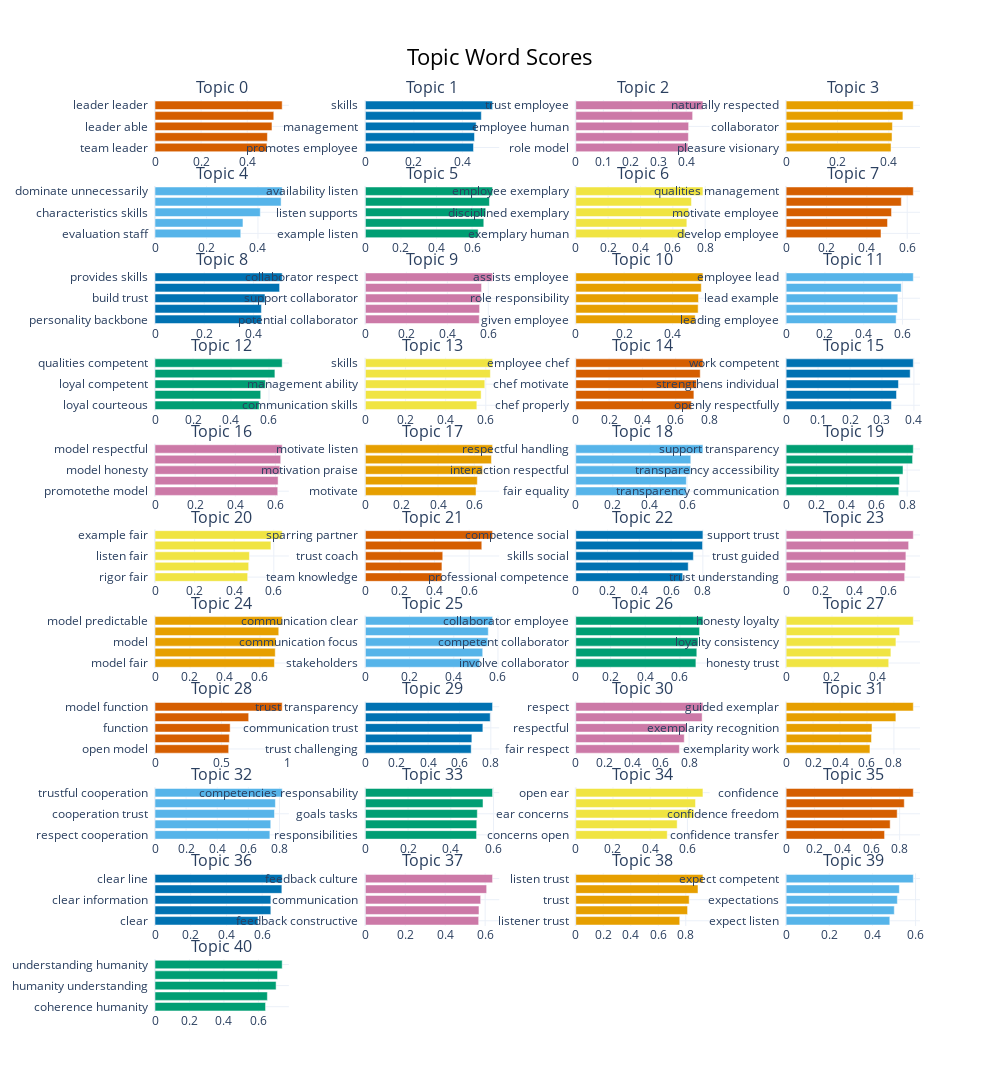

The cell this chart's notebook holds for it:
### Code cell
topic_model.visualize_barchart(top_n_topics=50)

### Figure 1 — Plotly figure (JSON) as saved in the notebook; plotly's stock layout.template omitted (floating-point values rounded to 4 significant figures)
{"data": [{"marker": {"color": "#D55E00"}, "orientation": "h", "type": "bar", "x": [0.4852, 0.4875, 0.5073, 0.5152, 0.5516], "xaxis": "x", "y": ["team leader  ", "leaderhip  ", "leader able  ", "leader  ", "leader leader  "], "yaxis": "y"}, {"marker": {"color": "#0072B2"}, "orientation": "h", "type": "bar", "x": [0.4459, 0.4501, 0.4568, 0.4782, 0.5245], "xaxis": "x2", "y": ["promotes employee  ", "trust employee  ", "management  ", "role model  ", "skills  "], "yaxis": "y2"}, {"marker": {"color": "#CC79A7"}, "orientation": "h", "type": "bar", "x": [0.4061, 0.4079, 0.4088, 0.4233, 0.4606], "xaxis": "x3", "y": ["role model  ", "employee sufficient  ", "employee human  ", "employee employee  ", "trust employee  "], "yaxis": "y3"}, {"marker": {"color": "#E69F00"}, "orientation": "h", "type": "bar", "x": [0.4086, 0.4125, 0.4141, 0.4548, 0.4954], "xaxis": "x4", "y": ["pleasure visionary  ", "colleague  ", "collaborator  ", "leader guide  ", "naturally respected  "], "yaxis": "y4"}, {"marker": {"color": "#56B4E9"}, "orientation": "h", "type": "bar", "x": [0.3331, 0.3417, 0.4089, 0.4898, 0.494], "xaxis": "x5", "y": ["evaluation staff  ", "characteristics trustworthy  ", "characteristics skills  ", "consistent leaderhip  ", "dominate unnecessarily  "], "yaxis": "y5"}, {"marker": {"color": "#009E73"}, "orientation": "h", "type": "bar", "x": [0.6342, 0.6659, 0.6769, 0.6976, 0.7151], "xaxis": "x6", "y": ["example listen  ", "listen communicate  ", "listen supports  ", "listen availability  ", "availability listen  "], "yaxis": "y6"}, {"marker": {"color": "#F0E442"}, "orientation": "h", "type": "bar", "x": [0.6748, 0.6867, 0.6978, 0.7152, 0.7861], "xaxis": "x7", "y": ["exemplary human  ", "exemplary motivate  ", "disciplined exemplary  ", "exemplary responsibilities  ", "employee exemplary  "], "yaxis": "y7"}, {"marker": {"color": "#D55E00"}, "orientation": "h", "type": "bar", "x": [0.4701, 0.5025, 0.5223, 0.5707, 0.6302], "xaxis": "x8", "y": ["develop employee  ", "helps subordinates  ", "motivate employee  ", "management  ", "qualities management  "], "yaxis": "y8"}, {"marker": {"color": "#0072B2"}, "orientation": "h", "type": "bar", "x": [0.4319, 0.4324, 0.4469, 0.5062, 0.5168], "xaxis": "x9", "y": ["personality backbone  ", "able trust  ", "build trust  ", "loyal subordinates  ", "provides skills  "], "yaxis": "y9"}, {"marker": {"color": "#CC79A7"}, "orientation": "h", "type": "bar", "x": [0.5559, 0.5575, 0.563, 0.567, 0.6208], "xaxis": "x10", "y": ["potential collaborator  ", "listens collaborator  ", "support collaborator  ", "collaborator justify  ", "collaborator respect  "], "yaxis": "y10"}, {"marker": {"color": "#E69F00"}, "orientation": "h", "type": "bar", "x": [0.4938, 0.5062, 0.5077, 0.5192, 0.5259], "xaxis": "x11", "y": ["given employee  ", "employee design  ", "role responsibility  ", "inspire employee  ", "assists employee  "], "yaxis": "y11"}, {"marker": {"color": "#56B4E9"}, "orientation": "h", "type": "bar", "x": [0.567, 0.5734, 0.5759, 0.5934, 0.6556], "xaxis": "x12", "y": ["leading employee  ", "lead promotes  ", "lead example  ", "lead loyal  ", "employee lead  "], "yaxis": "y12"}, {"marker": {"color": "#009E73"}, "orientation": "h", "type": "bar", "x": [0.5483, 0.5563, 0.5812, 0.6311, 0.6695], "xaxis": "x13", "y": ["loyal courteous  ", "honest competent  ", "loyal competent  ", "communicative loyal  ", "qualities competent  "], "yaxis": "y13"}, {"marker": {"color": "#F0E442"}, "orientation": "h", "type": "bar", "x": [0.5555, 0.5769, 0.5952, 0.623, 0.6339], "xaxis": "x14", "y": ["communication skills  ", "social skills  ", "management ability  ", "skills strength  ", "skills  "], "yaxis": "y14"}, {"marker": {"color": "#D55E00"}, "orientation": "h", "type": "bar", "x": [0.694, 0.7093, 0.7251, 0.7473, 0.7635], "xaxis": "x15", "y": ["chef properly  ", "oriented chef  ", "chef motivate  ", "chef employee  ", "employee chef  "], "yaxis": "y15"}, {"marker": {"color": "#0072B2"}, "orientation": "h", "type": "bar", "x": [0.3297, 0.3455, 0.3517, 0.3883, 0.3981], "xaxis": "x16", "y": ["openly respectfully  ", "represent concerns  ", "strengthens individual  ", "exemplary supportive  ", "work competent  "], "yaxis": "y16"}, {"marker": {"color": "#CC79A7"}, "orientation": "h", "type": "bar", "x": [0.6114, 0.6131, 0.6218, 0.6261, 0.6335], "xaxis": "x17", "y": ["promotethe model  ", "model engagement  ", "model honesty  ", "model  ", "model respectful  "], "yaxis": "y17"}, {"marker": {"color": "#E69F00"}, "orientation": "h", "type": "bar", "x": [0.6095, 0.6166, 0.6452, 0.6944, 0.7004], "xaxis": "x18", "y": ["motivate  ", "unifying motivate  ", "motivation praise  ", "listen motivate  ", "motivate listen  "], "yaxis": "y18"}, {"marker": {"color": "#56B4E9"}, "orientation": "h", "type": "bar", "x": [0.5952, 0.5959, 0.6188, 0.6198, 0.6853], "xaxis": "x19", "y": ["fair equality  ", "equality fair  ", "interaction respectful  ", "respectful fair  ", "respectful handling  "], "yaxis": "y19"}, {"marker": {"color": "#009E73"}, "orientation": "h", "type": "bar", "x": [0.7449, 0.7499, 0.7726, 0.8359, 0.8407], "xaxis": "x20", "y": ["transparency communication  ", "transparency requirements  ", "transparency accessibility  ", "transparency support  ", "support transparency  "], "yaxis": "y20"}, {"marker": {"color": "#F0E442"}, "orientation": "h", "type": "bar", "x": [0.4679, 0.473, 0.4767, 0.5855, 0.6423], "xaxis": "x21", "y": ["rigor fair  ", "exemplarity rigor  ", "listen fair  ", "fair performance  ", "example fair  "], "yaxis": "y21"}, {"marker": {"color": "#D55E00"}, "orientation": "h", "type": "bar", "x": [0.4418, 0.4426, 0.4474, 0.6731, 0.7353], "xaxis": "x22", "y": ["team knowledge  ", "cooperation team  ", "trust coach  ", "sparring  ", "sparring partner  "], "yaxis": "y22"}, {"marker": {"color": "#0072B2"}, "orientation": "h", "type": "bar", "x": [0.673, 0.7078, 0.7402, 0.798, 0.8004], "xaxis": "x23", "y": ["professional competence  ", "technical competence  ", "skills social  ", "social competence  ", "competence social  "], "yaxis": "y23"}, {"marker": {"color": "#CC79A7"}, "orientation": "h", "type": "bar", "x": [0.6913, 0.6963, 0.6985, 0.7145, 0.7418], "xaxis": "x24", "y": ["trust understanding  ", "trust mutual  ", "trust guided  ", "trust support  ", "support trust  "], "yaxis": "y24"}, {"marker": {"color": "#E69F00"}, "orientation": "h", "type": "bar", "x": [0.6827, 0.6873, 0.6906, 0.7072, 0.7269], "xaxis": "x25", "y": ["model fair  ", "fair model  ", "model  ", "model informed  ", "model predictable  "], "yaxis": "y25"}, {"marker": {"color": "#56B4E9"}, "orientation": "h", "type": "bar", "x": [0.517, 0.531, 0.5538, 0.5563, 0.5756], "xaxis": "x26", "y": ["stakeholders  ", "prompt feedback  ", "communication focus  ", "communicate expectations  ", "communication clear  "], "yaxis": "y26"}, {"marker": {"color": "#009E73"}, "orientation": "h", "type": "bar", "x": [0.692, 0.6972, 0.7041, 0.7132, 0.7324], "xaxis": "x27", "y": ["involve collaborator  ", "collaborator trust  ", "competent collaborator  ", "motivate collaborator  ", "collaborator employee  "], "yaxis": "y27"}, {"marker": {"color": "#F0E442"}, "orientation": "h", "type": "bar", "x": [0.4475, 0.457, 0.479, 0.4952, 0.5548], "xaxis": "x28", "y": ["honesty trust  ", "honesty commitment  ", "loyalty consistency  ", "loyalty  ", "honesty loyalty  "], "yaxis": "y28"}, {"marker": {"color": "#D55E00"}, "orientation": "h", "type": "bar", "x": [0.5542, 0.5591, 0.5653, 0.7047, 0.9567], "xaxis": "x29", "y": ["open model  ", "function understanding  ", "function  ", "model  ", "model function  "], "yaxis": "y29"}, {"marker": {"color": "#0072B2"}, "orientation": "h", "type": "bar", "x": [0.6747, 0.6791, 0.7493, 0.7961, 0.8111], "xaxis": "x30", "y": ["trust challenging  ", "transparency guidance  ", "communication trust  ", "transparency trust  ", "trust transparency  "], "yaxis": "y30"}, {"marker": {"color": "#CC79A7"}, "orientation": "h", "type": "bar", "x": [0.7314, 0.7658, 0.7854, 0.8919, 0.8976], "xaxis": "x31", "y": ["fair respect  ", "expect respect  ", "respectful  ", "respect fair  ", "respect  "], "yaxis": "y31"}, {"marker": {"color": "#E69F00"}, "orientation": "h", "type": "bar", "x": [0.6222, 0.6335, 0.6373, 0.8147, 0.9441], "xaxis": "x32", "y": ["exemplarity work  ", "exemplarity  ", "exemplarity recognition  ", "exemplar  ", "guided exemplar  "], "yaxis": "y32"}, {"marker": {"color": "#56B4E9"}, "orientation": "h", "type": "bar", "x": [0.7385, 0.744, 0.7679, 0.7739, 0.8175], "xaxis": "x33", "y": ["respect cooperation  ", "cooperation honesty  ", "cooperation trust  ", "trust cooperation  ", "trustful cooperation  "], "yaxis": "y33"}, {"marker": {"color": "#009E73"}, "orientation": "h", "type": "bar", "x": [0.5208, 0.5217, 0.5243, 0.5511, 0.5958], "xaxis": "x34", "y": ["responsibilities  ", "achieving goals  ", "goals tasks  ", "tasks competencies  ", "competencies responsability  "], "yaxis": "y34"}, {"marker": {"color": "#F0E442"}, "orientation": "h", "type": "bar", "x": [0.4916, 0.5449, 0.6349, 0.6435, 0.6833], "xaxis": "x35", "y": ["concerns open  ", "ear  ", "ear concerns  ", "ear open  ", "open ear  "], "yaxis": "y35"}, {"marker": {"color": "#D55E00"}, "orientation": "h", "type": "bar", "x": [0.6939, 0.7333, 0.7828, 0.8328, 0.8964], "xaxis": "x36", "y": ["confidence transfer  ", "confidence liability  ", "confidence freedom  ", "confidence respect  ", "confidence  "], "yaxis": "y36"}, {"marker": {"color": "#0072B2"}, "orientation": "h", "type": "bar", "x": [0.5765, 0.6487, 0.6488, 0.7106, 0.7123], "xaxis": "x37", "y": ["clear  ", "clear statements  ", "clear information  ", "example clear  ", "clear line  "], "yaxis": "y37"}, {"marker": {"color": "#CC79A7"}, "orientation": "h", "type": "bar", "x": [0.5676, 0.569, 0.5775, 0.6075, 0.6371], "xaxis": "x38", "y": ["feedback constructive  ", "maintain communication  ", "communication  ", "honest communication  ", "feedback culture  "], "yaxis": "y38"}, {"marker": {"color": "#E69F00"}, "orientation": "h", "type": "bar", "x": [0.7562, 0.8129, 0.8246, 0.8888, 0.9247], "xaxis": "x39", "y": ["listener trust  ", "trust trust  ", "trust  ", "trust listen  ", "listen trust  "], "yaxis": "y39"}, {"marker": {"color": "#56B4E9"}, "orientation": "h", "type": "bar", "x": [0.4806, 0.5013, 0.5156, 0.5249, 0.5895], "xaxis": "x40", "y": ["expect listen  ", "expect tasks  ", "expectations  ", "valued expect  ", "expect competent  "], "yaxis": "y40"}, {"marker": {"color": "#009E73"}, "orientation": "h", "type": "bar", "x": [0.6415, 0.6521, 0.7028, 0.7113, 0.7381], "xaxis": "x41", "y": ["coherence humanity  ", "recognition humanity  ", "humanity understanding  ", "humanity  ", "understanding humanity  "], "yaxis": "y41"}], "layout": {"annotations": [{"font": {"size": 16}, "showarrow": false, "text": "Topic 0", "x": 0.0875, "xanchor": "center", "xref": "paper", "y": 1, "yanchor": "bottom", "yref": "paper"}, {"font": {"size": 16}, "showarrow": false, "text": "Topic 1", "x": 0.3625, "xanchor": "center", "xref": "paper", "y": 1, "yanchor": "bottom", "yref": "paper"}, {"font": {"size": 16}, "showarrow": false, "text": "Topic 2", "x": 0.6375, "xanchor": "center", "xref": "paper", "y": 1, "yanchor": "bottom", "yref": "paper"}, {"font": {"size": 16}, "showarrow": false, "text": "Topic 3", "x": 0.9125, "xanchor": "center", "xref": "paper", "y": 1, "yanchor": "bottom", "yref": "paper"}, {"font": {"size": 16}, "showarrow": false, "text": "Topic 4", "x": 0.0875, "xanchor": "center", "xref": "paper", "y": 0.9058, "yanchor": "bottom", "yref": "paper"}, {"font": {"size": 16}, "showarrow": false, "text": "Topic 5", "x": 0.3625, "xanchor": "center", "xref": "paper", "y": 0.9058, "yanchor": "bottom", "yref": "paper"}, {"font": {"size": 16}, "showarrow": false, "text": "Topic 6", "x": 0.6375, "xanchor": "center", "xref": "paper", "y": 0.9058, "yanchor": "bottom", "yref": "paper"}, {"font": {"size": 16}, "showarrow": false, "text": "Topic 7", "x": 0.9125, "xanchor": "center", "xref": "paper", "y": 0.9058, "yanchor": "bottom", "yref": "paper"}, {"font": {"size": 16}, "showarrow": false, "text": "Topic 8", "x": 0.0875, "xanchor": "center", "xref": "paper", "y": 0.8116, "yanchor": "bottom", "yref": "paper"}, {"font": {"size": 16}, "showarrow": false, "text": "Topic 9", "x": 0.3625, "xanchor": "center", "xref": "paper", "y": 0.8116, "yanchor": "bottom", "yref": "paper"}, {"font": {"size": 16}, "showarrow": false, "text": "Topic 10", "x": 0.6375, "xanchor": "center", "xref": "paper", "y": 0.8116, "yanchor": "bottom", "yref": "paper"}, {"font": {"size": 16}, "showarrow": false, "text": "Topic 11", "x": 0.9125, "xanchor": "center", "xref": "paper", "y": 0.8116, "yanchor": "bottom", "yref": "paper"}, {"font": {"size": 16}, "showarrow": false, "text": "Topic 12", "x": 0.0875, "xanchor": "center", "xref": "paper", "y": 0.7174, "yanchor": "bottom", "yref": "paper"}, {"font": {"size": 16}, "showarrow": false, "text": "Topic 13", "x": 0.3625, "xanchor": "center", "xref": "paper", "y": 0.7174, "yanchor": "bottom", "yref": "paper"}, {"font": {"size": 16}, "showarrow": false, "text": "Topic 14", "x": 0.6375, "xanchor": "center", "xref": "paper", "y": 0.7174, "yanchor": "bottom", "yref": "paper"}, {"font": {"size": 16}, "showarrow": false, "text": "Topic 15", "x": 0.9125, "xanchor": "center", "xref": "paper", "y": 0.7174, "yanchor": "bottom", "yref": "paper"}, {"font": {"size": 16}, "showarrow": false, "text": "Topic 16", "x": 0.0875, "xanchor": "center", "xref": "paper", "y": 0.6231, "yanchor": "bottom", "yref": "paper"}, {"font": {"size": 16}, "showarrow": false, "text": "Topic 17", "x": 0.3625, "xanchor": "center", "xref": "paper", "y": 0.6231, "yanchor": "bottom", "yref": "paper"}, {"font": {"size": 16}, "showarrow": false, "text": "Topic 18", "x": 0.6375, "xanchor": "center", "xref": "paper", "y": 0.6231, "yanchor": "bottom", "yref": "paper"}, {"font": {"size": 16}, "showarrow": false, "text": "Topic 19", "x": 0.9125, "xanchor": "center", "xref": "paper", "y": 0.6231, "yanchor": "bottom", "yref": "paper"}, {"font": {"size": 16}, "showarrow": false, "text": "Topic 20", "x": 0.0875, "xanchor": "center", "xref": "paper", "y": 0.5289, "yanchor": "bottom", "yref": "paper"}, {"font": {"size": 16}, "showarrow": false, "text": "Topic 21", "x": 0.3625, "xanchor": "center", "xref": "paper", "y": 0.5289, "yanchor": "bottom", "yref": "paper"}, {"font": {"size": 16}, "showarrow": false, "text": "Topic 22", "x": 0.6375, "xanchor": "center", "xref": "paper", "y": 0.5289, "yanchor": "bottom", "yref": "paper"}, {"font": {"size": 16}, "showarrow": false, "text": "Topic 23", "x": 0.9125, "xanchor": "center", "xref": "paper", "y": 0.5289, "yanchor": "bottom", "yref": "paper"}, {"font": {"size": 16}, "showarrow": false, "text": "Topic 24", "x": 0.0875, "xanchor": "center", "xref": "paper", "y": 0.4347, "yanchor": "bottom", "yref": "paper"}, {"font": {"size": 16}, "showarrow": false, "text": "Topic 25", "x": 0.3625, "xanchor": "center", "xref": "paper", "y": 0.4347, "yanchor": "bottom", "yref": "paper"}, {"font": {"size": 16}, "showarrow": false, "text": "Topic 26", "x": 0.6375, "xanchor": "center", "xref": "paper", "y": 0.4347, "yanchor": "bottom", "yref": "paper"}, {"font": {"size": 16}, "showarrow": false, "text": "Topic 27", "x": 0.9125, "xanchor": "center", "xref": "paper", "y": 0.4347, "yanchor": "bottom", "yref": "paper"}, {"font": {"size": 16}, "showarrow": false, "text": "Topic 28", "x": 0.0875, "xanchor": "center", "xref": "paper", "y": 0.3405, "yanchor": "bottom", "yref": "paper"}, {"font": {"size": 16}, "showarrow": false, "text": "Topic 29", "x": 0.3625, "xanchor": "center", "xref": "paper", "y": 0.3405, "yanchor": "bottom", "yref": "paper"}, {"font": {"size": 16}, "showarrow": false, "text": "Topic 30", "x": 0.6375, "xanchor": "center", "xref": "paper", "y": 0.3405, "yanchor": "bottom", "yref": "paper"}, {"font": {"size": 16}, "showarrow": false, "text": "Topic 31", "x": 0.9125, "xanchor": "center", "xref": "paper", "y": 0.3405, "yanchor": "bottom", "yref": "paper"}, {"font": {"size": 16}, "showarrow": false, "text": "Topic 32", "x": 0.0875, "xanchor": "center", "xref": "paper", "y": 0.2463, "yanchor": "bottom", "yref": "paper"}, {"font": {"size": 16}, "showarrow": false, "text": "Topic 33", "x": 0.3625, "xanchor": "center", "xref": "paper", "y": 0.2463, "yanchor": "bottom", "yref": "paper"}, {"font": {"size": 16}, "showarrow": false, "text": "Topic 34", "x": 0.6375, "xanchor": "center", "xref": "paper", "y": 0.2463, "yanchor": "bottom", "yref": "paper"}, {"font": {"size": 16}, "showarrow": false, "text": "Topic 35", "x": 0.9125, "xanchor": "center", "xref": "paper", "y": 0.2463, "yanchor": "bottom", "yref": "paper"}, {"font": {"size": 16}, "showarrow": false, "text": "Topic 36", "x": 0.0875, "xanchor": "center", "xref": "paper", "y": 0.1521, "yanchor": "bottom", "yref": "paper"}, {"font": {"size": 16}, "showarrow": false, "text": "Topic 37", "x": 0.3625, "xanchor": "center", "xref": "paper", "y": 0.1521, "yanchor": "bottom", "yref": "paper"}, {"font": {"size": 16}, "showarrow": false, "text": "Topic 38", "x": 0.6375, "xanchor": "center", "xref": "paper", "y": 0.1521, "yanchor": "bottom", "yref": "paper"}, {"font": {"size": 16}, "showarrow": false, "text": "Topic 39", "x": 0.9125, "xanchor": "center", "xref": "paper", "y": 0.1521, "yanchor": "bottom", "yref": "paper"}, {"font": {"size": 16}, "showarrow": false, "text": "Topic 40", "x": 0.0875, "xanchor": "center", "xref": "paper", "y": 0.05785, "yanchor": "bottom", "yref": "paper"}], "height": 2750, "hoverlabel": {"bgcolor": "white", "font": {"family": "Rockwell", "size": 16}}, "showlegend": false, "title": {"font": {"color": "Black", "size": 22}, "text": "Topic Word Scores", "x": 0.5, "xanchor": "center", "yanchor": "top"}, "width": 1000, "xaxis": {"anchor": "y", "domain": [0, 0.175], "showgrid": true}, "xaxis10": {"anchor": "y10", "domain": [0.275, 0.45], "showgrid": true}, "xaxis11": {"anchor": "y11", "domain": [0.55, 0.725], "showgrid": true}, "xaxis12": {"anchor": "y12", "domain": [0.825, 1], "showgrid": true}, "xaxis13": {"anchor": "y13", "domain": [0, 0.175], "showgrid": true}, "xaxis14": {"anchor": "y14", "domain": [0.275, 0.45], "showgrid": true}, "xaxis15": {"anchor": "y15", "domain": [0.55, 0.725], "showgrid": true}, "xaxis16": {"anchor": "y16", "domain": [0.825, 1], "showgrid": true}, "xaxis17": {"anchor": "y17", "domain": [0, 0.175], "showgrid": true}, "xaxis18": {"anchor": "y18", "domain": [0.275, 0.45], "showgrid": true}, "xaxis19": {"anchor": "y19", "domain": [0.55, 0.725], "showgrid": true}, "xaxis2": {"anchor": "y2", "domain": [0.275, 0.45], "showgrid": true}, "xaxis20": {"anchor": "y20", "domain": [0.825, 1], "showgrid": true}, "xaxis21": {"anchor": "y21", "domain": [0, 0.175], "showgrid": true}, "xaxis22": {"anchor": "y22", "domain": [0.275, 0.45], "showgrid": true}, "xaxis23": {"anchor": "y23", "domain": [0.55, 0.725], "showgrid": true}, "xaxis24": {"anchor": "y24", "domain": [0.825, 1], "showgrid": true}, "xaxis25": {"anchor": "y25", "domain": [0, 0.175], "showgrid": true}, "xaxis26": {"anchor": "y26", "domain": [0.275, 0.45], "showgrid": true}, "xaxis27": {"anchor": "y27", "domain": [0.55, 0.725], "showgrid": true}, "xaxis28": {"anchor": "y28", "domain": [0.825, 1], "showgrid": true}, "xaxis29": {"anchor": "y29", "domain": [0, 0.175], "showgrid": true}, "xaxis3": {"anchor": "y3", "domain": [0.55, 0.725], "showgrid": true}, "xaxis30": {"anchor": "y30", "domain": [0.275, 0.45], "showgrid": true}, "xaxis31": {"anchor": "y31", "domain": [0.55, 0.725], "showgrid": true}, "xaxis32": {"anchor": "y32", "domain": [0.825, 1], "showgrid": true}, "xaxis33": {"anchor": "y33", "domain": [0, 0.175], "showgrid": true}, "xaxis34": {"anchor": "y34", "domain": [0.275, 0.45], "showgrid": true}, "xaxis35": {"anchor": "y35", "domain": [0.55, 0.725], "showgrid": true}, "xaxis36": {"anchor": "y36", "domain": [0.825, 1], "showgrid": true}, "xaxis37": {"anchor": "y37", "domain": [0, 0.175], "showgrid": true}, "xaxis38": {"anchor": "y38", "domain": [0.275, 0.45], "showgrid": true}, "xaxis39": {"anchor": "y39", "domain": [0.55, 0.725], "showgrid": true}, "xaxis4": {"anchor": "y4", "domain": [0.825, 1], "showgrid": true}, "xaxis40": {"anchor": "y40", "domain": [0.825, 1], "showgrid": true}, "xaxis41": {"anchor": "y41", "domain": [0, 0.175], "showgrid": true}, "xaxis42": {"anchor": "y42", "domain": [0.275, 0.45], "showgrid": true}, "xaxis43": {"anchor": "y43", "domain": [0.55, 0.725], "showgrid": true}, "xaxis44": {"anchor": "y44", "domain": [0.825, 1], "showgrid": true}, "xaxis5": {"anchor": "y5", "domain": [0, 0.175], "showgrid": true}, "xaxis6": {"anchor": "y6", "domain": [0.275, 0.45], "showgrid": true}, "xaxis7": {"anchor": "y7", "domain": [0.55, 0.725], "showgrid": true}, "xaxis8": {"anchor": "y8", "domain": [0.825, 1], "showgrid": true}, "xaxis9": {"anchor": "y9", "domain": [0, 0.175], "showgrid": true}, "yaxis": {"anchor": "x", "domain": [0.9421, 1], "showgrid": true}, "yaxis10": {"anchor": "x10", "domain": [0.7537, 0.8116], "showgrid": true}, "yaxis11": {"anchor": "x11", "domain": [0.7537, 0.8116], "showgrid": true}, "yaxis12": {"anchor": "x12", "domain": [0.7537, 0.8116], "showgrid": true}, "yaxis13": {"anchor": "x13", "domain": [0.6595, 0.7174], "showgrid": true}, "yaxis14": {"anchor": "x14", "domain": [0.6595, 0.7174], "showgrid": true}, "yaxis15": {"anchor": "x15", "domain": [0.6595, 0.7174], "showgrid": true}, "yaxis16": {"anchor": "x16", "domain": [0.6595, 0.7174], "showgrid": true}, "yaxis17": {"anchor": "x17", "domain": [0.5653, 0.6231], "showgrid": true}, "yaxis18": {"anchor": "x18", "domain": [0.5653, 0.6231], "showgrid": true}, "yaxis19": {"anchor": "x19", "domain": [0.5653, 0.6231], "showgrid": true}, "yaxis2": {"anchor": "x2", "domain": [0.9421, 1], "showgrid": true}, "yaxis20": {"anchor": "x20", "domain": [0.5653, 0.6231], "showgrid": true}, "yaxis21": {"anchor": "x21", "domain": [0.4711, 0.5289], "showgrid": true}, "yaxis22": {"anchor": "x22", "domain": [0.4711, 0.5289], "showgrid": true}, "yaxis23": {"anchor": "x23", "domain": [0.4711, 0.5289], "showgrid": true}, "yaxis24": {"anchor": "x24", "domain": [0.4711, 0.5289], "showgrid": true}, "yaxis25": {"anchor": "x25", "domain": [0.3769, 0.4347], "showgrid": true}, "yaxis26": {"anchor": "x26", "domain": [0.3769, 0.4347], "showgrid": true}, "yaxis27": {"anchor": "x27", "domain": [0.3769, 0.4347], "showgrid": true}, "yaxis28": {"anchor": "x28", "domain": [0.3769, 0.4347], "showgrid": true}, "yaxis29": {"anchor": "x29", "domain": [0.2826, 0.3405], "showgrid": true}, "yaxis3": {"anchor": "x3", "domain": [0.9421, 1], "showgrid": true}, "yaxis30": {"anchor": "x30", "domain": [0.2826, 0.3405], "showgrid": true}, "yaxis31": {"anchor": "x31", "domain": [0.2826, 0.3405], "showgrid": true}, "yaxis32": {"anchor": "x32", "domain": [0.2826, 0.3405], "showgrid": true}, "yaxis33": {"anchor": "x33", "domain": [0.1884, 0.2463], "showgrid": true}, "yaxis34": {"anchor": "x34", "domain": [0.1884, 0.2463], "showgrid": true}, "yaxis35": {"anchor": "x35", "domain": [0.1884, 0.2463], "showgrid": true}, "yaxis36": {"anchor": "x36", "domain": [0.1884, 0.2463], "showgrid": true}, "yaxis37": {"anchor": "x37", "domain": [0.09421, 0.1521], "showgrid": true}, "yaxis38": {"anchor": "x38", "domain": [0.09421, 0.1521], "showgrid": true}, "yaxis39": {"anchor": "x39", "domain": [0.09421, 0.1521], "showgrid": true}, "yaxis4": {"anchor": "x4", "domain": [0.9421, 1], "showgrid": true}, "yaxis40": {"anchor": "x40", "domain": [0.09421, 0.1521], "showgrid": true}, "yaxis41": {"anchor": "x41", "domain": [0, 0.05785], "showgrid": true}, "yaxis42": {"anchor": "x42", "domain": [0, 0.05785], "showgrid": true}, "yaxis43": {"anchor": "x43", "domain": [0, 0.05785], "showgrid": true}, "yaxis44": {"anchor": "x44", "domain": [0, 0.05785], "showgrid": true}, "yaxis5": {"anchor": "x5", "domain": [0.8479, 0.9058], "showgrid": true}, "yaxis6": {"anchor": "x6", "domain": [0.8479, 0.9058], "showgrid": true}, "yaxis7": {"anchor": "x7", "domain": [0.8479, 0.9058], "showgrid": true}, "yaxis8": {"anchor": "x8", "domain": [0.8479, 0.9058], "showgrid": true}, "yaxis9": {"anchor": "x9", "domain": [0.7537, 0.8116], "showgrid": true}}}
